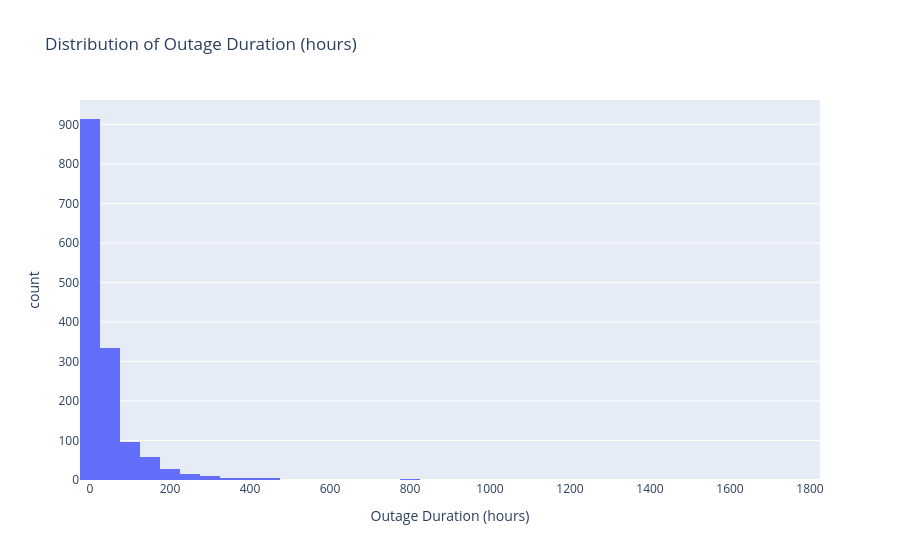

This figure's notebook cell:
### Code cell
fig = px.histogram(
    cleaned_df,
    x="Outage_duration",
    nbins=50,
    title="Distribution of Outage Duration (hours)",
    labels={"Outage_duration": "Outage Duration (hours)"},
)
fig.show()
# fig.write_html(
#     "/Users/wuyuming/Desktop/proj_4/proj04_page/graph/dist_of_outage_duration.html"
# )

### Figure 1 — Plotly figure (JSON) as saved in the notebook; plotly's stock layout.template omitted (floating-point values rounded to 4 significant figures; data arrays with more than 128 entries replaced by an {"elided": "..."} marker saying what was removed)
{"data": [{"alignmentgroup": "True", "bingroup": "x", "hovertemplate": "Outage Duration (hours)=%{x}<br>count=%{y}<extra></extra>", "legendgroup": "", "marker": {"color": "#636efa", "pattern": {"shape": ""}}, "name": "", "nbinsx": 50, "offsetgroup": "", "orientation": "v", "showlegend": false, "type": "histogram", "x": {"elided": "1476 float values"}, "xaxis": "x", "yaxis": "y"}], "layout": {"barmode": "relative", "legend": {"tracegroupgap": 0}, "title": {"text": "Distribution of Outage Duration (hours)"}, "xaxis": {"anchor": "y", "domain": [0, 1], "title": {"text": "Outage Duration (hours)"}}, "yaxis": {"anchor": "x", "domain": [0, 1], "title": {"text": "count"}}}}
